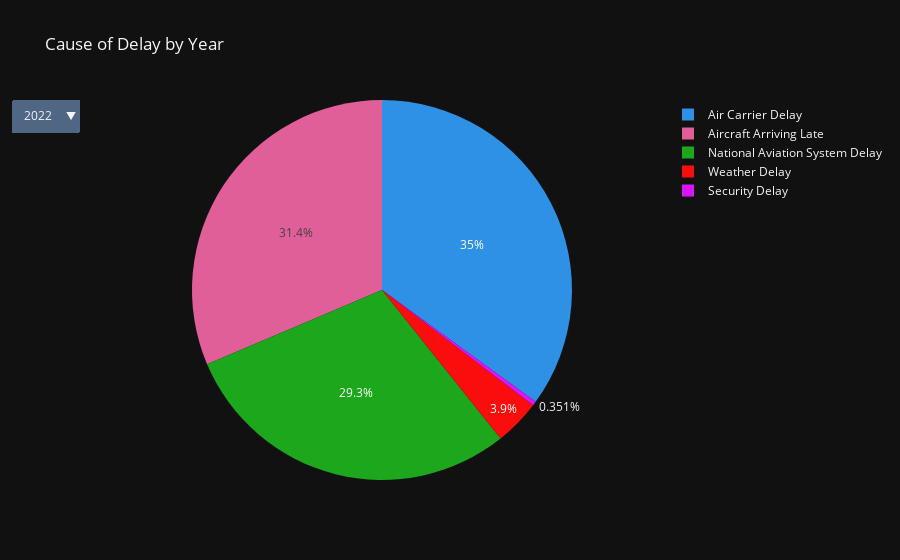

The code cell stored with this chart in its notebook:
### Code cell
delays_reshape = pd.melt(pie_delays, 
                                  id_vars = ['year'], 
                                  value_vars=['Air Carrier Delay', 'Weather Delay', 'National Aviation System Delay',
       'Security Delay', 'Aircraft Arriving Late'])


df = delays_reshape[['year', 'variable','value']].set_index(['year', 'variable'])['value']

# create a figure for each category
figs = {
    c: px.pie(df.loc[c].reset_index(), values="value", names="variable", 
              labels = {
                 'value':'Total Passengers', 
                 'variable':'Delay Cause'
             },
        title='Cause of Delay by Year',
        color_discrete_sequence=px.colors.qualitative.Dark24).update_traces(
        name=c, visible=False, 
    )
    for c in df.index.get_level_values("year").unique()
}

# integrate figures per category into one figure
defaultcat = df.index.get_level_values("year").unique()[0]
fig = figs[defaultcat].update_traces(visible=True)
for k in figs.keys():
    if k != defaultcat:
        fig.add_traces(figs[k].data)

# finally build dropdown menu
fig.update_layout(
    updatemenus=[
        {
            "buttons": [
                {
                    "label": k,
                    "method": "update",
                    # list comprehension for which traces are visible
                    "args": [{"visible": [kk == k for kk in figs.keys()]},
                             {"title":go.layout.xaxis.Title(
            text=f"Denied Boardings by Airline Carrier <br><sup>{k} </sup>"
            )}],
                }
                for k in figs.keys()
            ]
        }
    ]
)

### Figure 1 — Plotly figure (JSON) as saved in the notebook; plotly's stock layout.template omitted (floating-point values rounded to 4 significant figures; data arrays with more than 128 entries replaced by an {"elided": "..."} marker saying what was removed)
{"data": [{"domain": {"x": [0, 1], "y": [0, 1]}, "hovertemplate": "Delay Cause=%{label}<br>Total Passengers=%{value}<extra></extra>", "labels": {"elided": "605 str values"}, "legendgroup": "", "name": "2022", "showlegend": true, "type": "pie", "values": {"elided": "605 float values"}, "visible": true}, {"domain": {"x": [0, 1], "y": [0, 1]}, "hovertemplate": "Delay Cause=%{label}<br>Total Passengers=%{value}<extra></extra>", "labels": {"elided": "660 str values"}, "legendgroup": "", "name": "2021", "showlegend": true, "type": "pie", "values": {"elided": "660 float values"}, "visible": false}, {"domain": {"x": [0, 1], "y": [0, 1]}, "hovertemplate": "Delay Cause=%{label}<br>Total Passengers=%{value}<extra></extra>", "labels": {"elided": "600 str values"}, "legendgroup": "", "name": "2020", "showlegend": true, "type": "pie", "values": {"elided": "600 float values"}, "visible": false}, {"domain": {"x": [0, 1], "y": [0, 1]}, "hovertemplate": "Delay Cause=%{label}<br>Total Passengers=%{value}<extra></extra>", "labels": {"elided": "605 str values"}, "legendgroup": "", "name": "2019", "showlegend": true, "type": "pie", "values": {"elided": "605 float values"}, "visible": false}, {"domain": {"x": [0, 1], "y": [0, 1]}, "hovertemplate": "Delay Cause=%{label}<br>Total Passengers=%{value}<extra></extra>", "labels": {"elided": "615 str values"}, "legendgroup": "", "name": "2018", "showlegend": true, "type": "pie", "values": {"elided": "615 float values"}, "visible": false}, {"domain": {"x": [0, 1], "y": [0, 1]}, "hovertemplate": "Delay Cause=%{label}<br>Total Passengers=%{value}<extra></extra>", "labels": {"elided": "660 str values"}, "legendgroup": "", "name": "2017", "showlegend": true, "type": "pie", "values": {"elided": "660 float values"}, "visible": false}, {"domain": {"x": [0, 1], "y": [0, 1]}, "hovertemplate": "Delay Cause=%{label}<br>Total Passengers=%{value}<extra></extra>", "labels": {"elided": "650 str values"}, "legendgroup": "", "name": "2016", "showlegend": true, "type": "pie", "values": {"elided": "650 float values"}, "visible": false}, {"domain": {"x": [0, 1], "y": [0, 1]}, "hovertemplate": "Delay Cause=%{label}<br>Total Passengers=%{value}<extra></extra>", "labels": {"elided": "630 str values"}, "legendgroup": "", "name": "2015", "showlegend": true, "type": "pie", "values": {"elided": "630 float values"}, "visible": false}, {"domain": {"x": [0, 1], "y": [0, 1]}, "hovertemplate": "Delay Cause=%{label}<br>Total Passengers=%{value}<extra></extra>", "labels": {"elided": "660 str values"}, "legendgroup": "", "name": "2014", "showlegend": true, "type": "pie", "values": {"elided": "660 float values"}, "visible": false}, {"domain": {"x": [0, 1], "y": [0, 1]}, "hovertemplate": "Delay Cause=%{label}<br>Total Passengers=%{value}<extra></extra>", "labels": {"elided": "660 str values"}, "legendgroup": "", "name": "2013", "showlegend": true, "type": "pie", "values": {"elided": "660 float values"}, "visible": false}, {"domain": {"x": [0, 1], "y": [0, 1]}, "hovertemplate": "Delay Cause=%{label}<br>Total Passengers=%{value}<extra></extra>", "labels": {"elided": "705 str values"}, "legendgroup": "", "name": "2012", "showlegend": true, "type": "pie", "values": {"elided": "705 float values"}, "visible": false}, {"domain": {"x": [0, 1], "y": [0, 1]}, "hovertemplate": "Delay Cause=%{label}<br>Total Passengers=%{value}<extra></extra>", "labels": {"elided": "720 str values"}, "legendgroup": "", "name": "2011", "showlegend": true, "type": "pie", "values": {"elided": "720 float values"}, "visible": false}, {"domain": {"x": [0, 1], "y": [0, 1]}, "hovertemplate": "Delay Cause=%{label}<br>Total Passengers=%{value}<extra></extra>", "labels": {"elided": "720 str values"}, "legendgroup": "", "name": "2010", "showlegend": true, "type": "pie", "values": {"elided": "720 float values"}, "visible": false}, {"domain": {"x": [0, 1], "y": [0, 1]}, "hovertemplate": "Delay Cause=%{label}<br>Total Passengers=%{value}<extra></extra>", "labels": {"elided": "760 str values"}, "legendgroup": "", "name": "2009", "showlegend": true, "type": "pie", "values": {"elided": "760 float values"}, "visible": false}, {"domain": {"x": [0, 1], "y": [0, 1]}, "hovertemplate": "Delay Cause=%{label}<br>Total Passengers=%{value}<extra></extra>", "labels": {"elided": "800 str values"}, "legendgroup": "", "name": "2008", "showlegend": true, "type": "pie", "values": {"elided": "800 float values"}, "visible": false}, {"domain": {"x": [0, 1], "y": [0, 1]}, "hovertemplate": "Delay Cause=%{label}<br>Total Passengers=%{value}<extra></extra>", "labels": {"elided": "830 str values"}, "legendgroup": "", "name": "2007", "showlegend": true, "type": "pie", "values": {"elided": "830 float values"}, "visible": false}, {"domain": {"x": [0, 1], "y": [0, 1]}, "hovertemplate": "Delay Cause=%{label}<br>Total Passengers=%{value}<extra></extra>", "labels": {"elided": "805 str values"}, "legendgroup": "", "name": "2006", "showlegend": true, "type": "pie", "values": {"elided": "805 float values"}, "visible": false}, {"domain": {"x": [0, 1], "y": [0, 1]}, "hovertemplate": "Delay Cause=%{label}<br>Total Passengers=%{value}<extra></extra>", "labels": {"elided": "850 str values"}, "legendgroup": "", "name": "2005", "showlegend": true, "type": "pie", "values": {"elided": "850 float values"}, "visible": false}, {"domain": {"x": [0, 1], "y": [0, 1]}, "hovertemplate": "Delay Cause=%{label}<br>Total Passengers=%{value}<extra></extra>", "labels": {"elided": "795 str values"}, "legendgroup": "", "name": "2004", "showlegend": true, "type": "pie", "values": {"elided": "795 float values"}, "visible": false}, {"domain": {"x": [0, 1], "y": [0, 1]}, "hovertemplate": "Delay Cause=%{label}<br>Total Passengers=%{value}<extra></extra>", "labels": {"elided": "430 str values"}, "legendgroup": "", "name": "2003", "showlegend": true, "type": "pie", "values": {"elided": "430 float values"}, "visible": false}], "layout": {"legend": {"tracegroupgap": 0}, "piecolorway": ["#2E91E5", "#E15F99", "#1CA71C", "#FB0D0D", "#DA16FF", "#222A2A", "#B68100", "#750D86", "#EB663B", "#511CFB", "#00A08B", "#FB00D1", "#FC0080", "#B2828D", "#6C7C32", "#778AAE", "#862A16", "#A777F1", "#620042", "#1616A7", "#DA60CA", "#6C4516", "#0D2A63", "#AF0038"], "title": {"text": "Cause of Delay by Year"}, "updatemenus": [{"buttons": [{"args": [{"visible": [true, false, false, false, false, false, false, false, false, false, false, false, false, false, false, false, false, false, false, false]}, {"title": {"text": "Denied Boardings by Airline Carrier <br><sup>2022 </sup>"}}], "label": "2022", "method": "update"}, {"args": [{"visible": [false, true, false, false, false, false, false, false, false, false, false, false, false, false, false, false, false, false, false, false]}, {"title": {"text": "Denied Boardings by Airline Carrier <br><sup>2021 </sup>"}}], "label": "2021", "method": "update"}, {"args": [{"visible": [false, false, true, false, false, false, false, false, false, false, false, false, false, false, false, false, false, false, false, false]}, {"title": {"text": "Denied Boardings by Airline Carrier <br><sup>2020 </sup>"}}], "label": "2020", "method": "update"}, {"args": [{"visible": [false, false, false, true, false, false, false, false, false, false, false, false, false, false, false, false, false, false, false, false]}, {"title": {"text": "Denied Boardings by Airline Carrier <br><sup>2019 </sup>"}}], "label": "2019", "method": "update"}, {"args": [{"visible": [false, false, false, false, true, false, false, false, false, false, false, false, false, false, false, false, false, false, false, false]}, {"title": {"text": "Denied Boardings by Airline Carrier <br><sup>2018 </sup>"}}], "label": "2018", "method": "update"}, {"args": [{"visible": [false, false, false, false, false, true, false, false, false, false, false, false, false, false, false, false, false, false, false, false]}, {"title": {"text": "Denied Boardings by Airline Carrier <br><sup>2017 </sup>"}}], "label": "2017", "method": "update"}, {"args": [{"visible": [false, false, false, false, false, false, true, false, false, false, false, false, false, false, false, false, false, false, false, false]}, {"title": {"text": "Denied Boardings by Airline Carrier <br><sup>2016 </sup>"}}], "label": "2016", "method": "update"}, {"args": [{"visible": [false, false, false, false, false, false, false, true, false, false, false, false, false, false, false, false, false, false, false, false]}, {"title": {"text": "Denied Boardings by Airline Carrier <br><sup>2015 </sup>"}}], "label": "2015", "method": "update"}, {"args": [{"visible": [false, false, false, false, false, false, false, false, true, false, false, false, false, false, false, false, false, false, false, false]}, {"title": {"text": "Denied Boardings by Airline Carrier <br><sup>2014 </sup>"}}], "label": "2014", "method": "update"}, {"args": [{"visible": [false, false, false, false, false, false, false, false, false, true, false, false, false, false, false, false, false, false, false, false]}, {"title": {"text": "Denied Boardings by Airline Carrier <br><sup>2013 </sup>"}}], "label": "2013", "method": "update"}, {"args": [{"visible": [false, false, false, false, false, false, false, false, false, false, true, false, false, false, false, false, false, false, false, false]}, {"title": {"text": "Denied Boardings by Airline Carrier <br><sup>2012 </sup>"}}], "label": "2012", "method": "update"}, {"args": [{"visible": [false, false, false, false, false, false, false, false, false, false, false, true, false, false, false, false, false, false, false, false]}, {"title": {"text": "Denied Boardings by Airline Carrier <br><sup>2011 </sup>"}}], "label": "2011", "method": "update"}, {"args": [{"visible": [false, false, false, false, false, false, false, false, false, false, false, false, true, false, false, false, false, false, false, false]}, {"title": {"text": "Denied Boardings by Airline Carrier <br><sup>2010 </sup>"}}], "label": "2010", "method": "update"}, {"args": [{"visible": [false, false, false, false, false, false, false, false, false, false, false, false, false, true, false, false, false, false, false, false]}, {"title": {"text": "Denied Boardings by Airline Carrier <br><sup>2009 </sup>"}}], "label": "2009", "method": "update"}, {"args": [{"visible": [false, false, false, false, false, false, false, false, false, false, false, false, false, false, true, false, false, false, false, false]}, {"title": {"text": "Denied Boardings by Airline Carrier <br><sup>2008 </sup>"}}], "label": "2008", "method": "update"}, {"args": [{"visible": [false, false, false, false, false, false, false, false, false, false, false, false, false, false, false, true, false, false, false, false]}, {"title": {"text": "Denied Boardings by Airline Carrier <br><sup>2007 </sup>"}}], "label": "2007", "method": "update"}, {"args": [{"visible": [false, false, false, false, false, false, false, false, false, false, false, false, false, false, false, false, true, false, false, false]}, {"title": {"text": "Denied Boardings by Airline Carrier <br><sup>2006 </sup>"}}], "label": "2006", "method": "update"}, {"args": [{"visible": [false, false, false, false, false, false, false, false, false, false, false, false, false, false, false, false, false, true, false, false]}, {"title": {"text": "Denied Boardings by Airline Carrier <br><sup>2005 </sup>"}}], "label": "2005", "method": "update"}, {"args": [{"visible": [false, false, false, false, false, false, false, false, false, false, false, false, false, false, false, false, false, false, true, false]}, {"title": {"text": "Denied Boardings by Airline Carrier <br><sup>2004 </sup>"}}], "label": "2004", "method": "update"}, {"args": [{"visible": [false, false, false, false, false, false, false, false, false, false, false, false, false, false, false, false, false, false, false, true]}, {"title": {"text": "Denied Boardings by Airline Carrier <br><sup>2003 </sup>"}}], "label": "2003", "method": "update"}]}]}}
